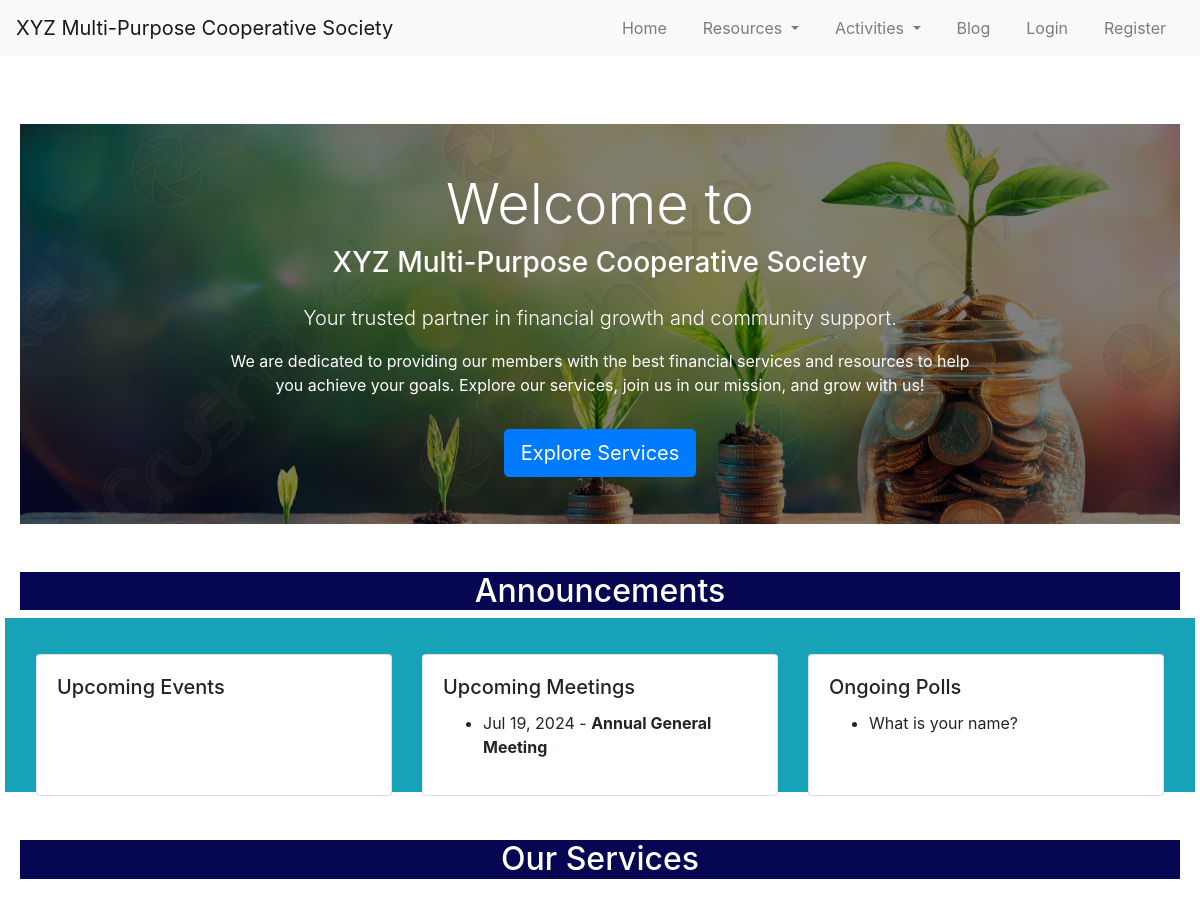
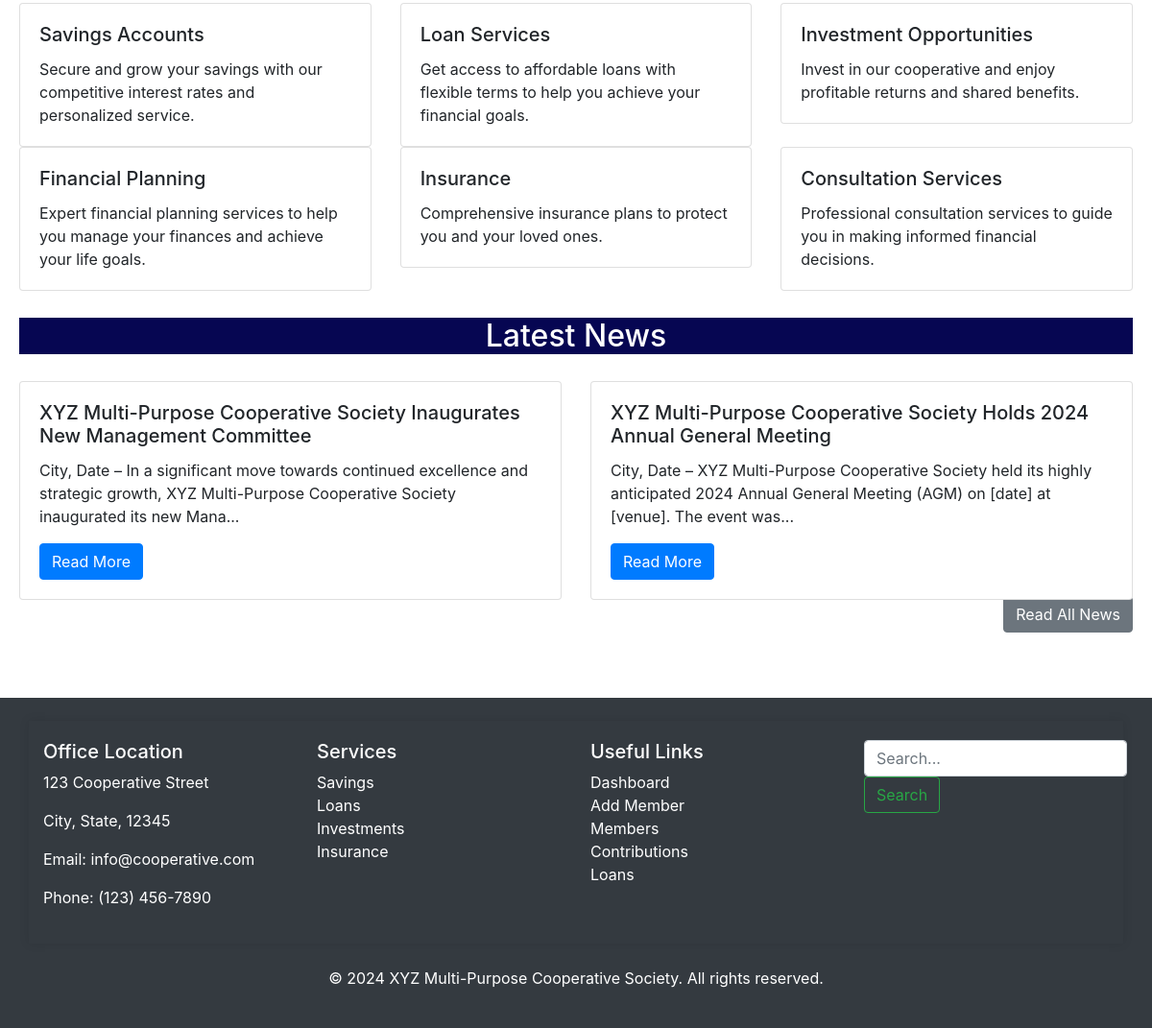
The page / on the database its author committed (2 pictures, top to bottom).
### models.py (models this page shows)
class Meeting(db.Model):
    id = db.Column(db.Integer, primary_key=True)
    title = db.Column(db.String(200), nullable=False)
    date = db.Column(db.DateTime, nullable=False)
    location = db.Column(db.String(200), nullable=False)
    description = db.Column(db.Text, nullable=True)

class Poll(db.Model):
    id = db.Column(db.Integer, primary_key=True)
    question = db.Column(db.String(200), nullable=False)
    date_created = db.Column(db.DateTime, nullable=False, default=datetime.utcnow)

class News(db.Model):
    id = db.Column(db.Integer, primary_key=True)
    title = db.Column(db.String(200), nullable=False)
    content = db.Column(db.Text, nullable=False)
    thumbnail =  db.Column(db.String(255), nullable=True)
    date_added = db.Column(db.DateTime, nullable=False, default=datetime.utcnow)

### routes.py (the view)
@app.route('/')
def index():
    events = Event.query.order_by(Event.date.desc()).all()
    meetings = Meeting.query.order_by(Meeting.date.desc()).all()
    polls = Poll.query.all()
    news_items = News.query.order_by(News.date_added.desc()).limit(3).all()
    return render_template('index.html',
                           events=events,
                           meetings=meetings,
                           polls=polls,
                           news_items=news_items)

### templates/index.html (shortened to what this page needs)
{% extends "base.html" %}
{% block content %}
<div class="ind_container mt-5">
<div class="photo-cover">
    <div class="overlay">
        <div class="row justify-content-center">
            <div class="col-md-8 text-center">
                <h1 class="display-4">Welcome to </h1>
                <h3 class="display-7">XYZ Multi-Purpose Cooperative Society</h3>
                <p class="lead mt-4">Your trusted partner in financial growth and community support.</p>
                <p>We are dedicated to providing our members with the best financial services and resources to help you achieve your goals. Explore our services, join us in our mission, and grow with us!</p>
                <a href="{{ url_for('services') }}" class="btn btn-primary btn-lg mt-3">Explore Services</a>
            </div>
        </div>
    </div>
</div>
    <div class="row mt-5">
        <div class="col-12">
            <div class="services">
            <h2>Announcements</h2>
        </div>
            <div class="card-deck bg-info p-3">
                <div class="card">
                    <div class="card-body">
                        <h5 class="card-title">Upcoming Events</h5>
                    </div>
                </div>
                <div class="card">
                    <div class="card-body">
                        <h5 class="card-title">Upcoming Meetings</h5>
                        <ul>
                            {% for meeting in meetings %}
                            <li>{{ meeting.date.strftime('%b %d, %Y') }} - <strong>{{ meeting.title }}</strong></li>
                            {% endfor %}
                        </ul>
                    </div>
                </div>
                <div class="card">
                    <div class="card-body">
                        <h5 class="card-title">Ongoing Polls</h5>
                        <ul>
                            {% for poll in polls %}
                            <li>{{ poll.question }}</li>
                            {% endfor %}
                        </ul>
                    </div>
                </div>
            </div>
        </div>
    </div>
    <div class="row mt-5">
        <div class="col-12">
            <div class="services">
                <h2>Our Services</h2>
            </div>
            <div class="row">
                <div class="col-md-4">
                    <div class="card">
                        <div class="card-body">
                            <h5 class="card-title">Savings Accounts</h5>
                            <p class="card-text">Secure and grow your savings with our competitive interest rates and personalized service.</p>
                        </div>
                    </div>
                </div>
                <div class="col-md-4">
                    <div class="card">
                        <div class="card-body">
                            <h5 class="card-title">Loan Services</h5>
                            <p class="card-text">Get access to affordable loans with flexible terms to help you achieve your financial goals.</p>
                        </div>
                    </div>
                </div>
                <div class="col-md-4">
                    <div class="card">
                        <div class="card-body">
                            <h5 class="card-title">Investment Opportunities</h5>
                            <p class="card-text">Invest in our cooperative and enjoy profitable returns and shared benefits.</p>
                        </div>
                    </div>
                </div>
                <div class="col-md-4">
                    <div class="card">
                        <div class="card-body">
                            <h5 class="card-title">Financial Planning</h5>
                            <p class="card-text">Expert financial planning services to help you manage your finances and achieve your life goals.</p>
                        </div>
                    </div>
                </div>
                <div class="col-md-4">
                    <div class="card">
                        <div class="card-body">
                            <h5 class="card-title">Insurance</h5>
                            <p class="card-text">Comprehensive insurance plans to protect you and your loved ones.</p>
                        </div>
                    </div>
                </div>
                <div class="col-md-4">
                    <div class="card">
                        <div class="card-body">
                            <h5 class="card-title">Consultation Services</h5>
                            <p class="card-text">Professional consultation services to guide you in making informed financial decisions.</p>
                        </div>
                    </div>
                </div>
            </div>
        </div>
    </div>
    <div class="row mt-5">
        <div class="col-12">
            <div class="services">
                <h2>Latest News</h2>
                </div>
            <div class="card-deck">
                {% for news_item in news_items %}
                <div class="card">
                    <div class="card-body">
                        <h5 class="card-title">{{ news_item.title }}</h5>
                        <p class="card-text">{{ news_item.content[:150] }}...</p>
                        <a href="{{ url_for('news_detail', news_id=news_item.id) }}" class="btn btn-primary">Read More</a>
                    </div>
                </div>
                {% endfor %}
            </div>
            <div class="mt-3 text-right">
                <a href="{{ url_for('blog') }}" class="btn btn-secondary">Read All News</a>
            </div>
        </div>
    </div>
</div>
{% endblock %}

### templates/base.html (shortened to what this page needs)
<!DOCTYPE html>
<html lang="en">
<head>
    <link rel="stylesheet" href="{{ url_for('static', filename='style.css') }}">
    <link rel="stylesheet" href="https://stackpath.bootstrapcdn.com/bootstrap/4.5.2/css/bootstrap.min.css">
    <link rel="stylesheet" href="https://cdnjs.cloudflare.com/ajax/libs/font-awesome/5.15.3/css/all.min.css">
    <link rel="stylesheet" href="https://cdn.jsdelivr.net/npm/flatpickr/dist/flatpickr.min.css">
</head>
<body>
    {% include 'navigation.html' %}
    <main>
        {% block content %}{% endblock %}
    </main>
    <footer class="bg-dark text-white mt-5 p-4">
        <div class="container">
            <div class="row">
                <div class="col-md-3">
                    <h5>Office Location</h5>
                    <p>123 Cooperative Street</p>
                    <p>City, State, 12345</p>
                    <p>Email: info@cooperative.com</p>
                    <p>Phone: (123) 456-7890</p>
                </div>
                <div class="col-md-3">
                    <h5>Services</h5>
                    <ul class="list-unstyled">
                        <li><a href="#" class="text-white">Savings</a></li>
                        <li><a href="#" class="text-white">Loans</a></li>
                        <li><a href="#" class="text-white">Investments</a></li>
                        <li><a href="#" class="text-white">Insurance</a></li>
                    </ul>
                </div>
                <div class="col-md-3">
                    <h5>Useful Links</h5>
                    <ul class="list-unstyled">
                        <li><a href="{{ url_for('dashboard') }}" class="text-white">Dashboard</a></li>
                        <li><a href="{{ url_for('members') }}" class="text-white">Add Member</a></li>
                        <li><a href="{{ url_for('members_list') }}" class="text-white">Members</a></li>
                        <li><a href="{{ url_for('contributions') }}" class="text-white">Contributions</a></li>
                        <li><a href="{{ url_for('loans') }}" class="text-white">Loans</a></li>
                    </ul>
                </div>
                <div class="col-md-3">
                    <form class="form-inline" action="{{ url_for('search') }}" method="GET">
                        <input class="form-control mr-sm-2" type="search" name="query" placeholder="Search..." aria-label="Search">
                        <button class="btn btn-outline-success my-2 my-sm-0" type="submit">Search</button>
                    </form>
                </div>
            </div>
        </div>
        <div class="text-center mt-4">
            <p>© 2024 XYZ Multi-Purpose Cooperative Society. All rights reserved.</p>
        </div>
    </footer>
</body>
</html>

### templates/navigation.html (shortened to what this page needs)
<nav class="navbar navbar-expand-lg navbar-light bg-light">
    <a class="navbar-brand" href="{{ url_for('index') }}">XYZ Multi-Purpose Cooperative Society</a>
    <div class="collapse navbar-collapse" id="navbarNav">
        <ul class="navbar-nav ml-auto">
            <li class="nav-item">
                <a class="nav-link" href="{{ url_for('index') }}">Home</a>
            </li>
            <li class="nav-item dropdown">
                <a class="nav-link dropdown-toggle" href="#" id="resourcesDropdown" role="button" data-toggle="dropdown" aria-haspopup="true" aria-expanded="false">
                    Resources
                </a>
            </li>
            <li class="nav-item dropdown">
                <a class="nav-link dropdown-toggle" href="#" id="activitiesDropdown" role="button" data-toggle="dropdown" aria-haspopup="true" aria-expanded="false">
                    Activities
                </a>
            </li>
            {% if current_user.is_authenticated %}
            <li class="nav-item dropdown">
                <a class="nav-link dropdown-toggle" href="#" id="membershipDropdown" role="button" data-toggle="dropdown" aria-haspopup="true" aria-expanded="false">
                    Membership
                </a>
                <div class="dropdown-menu" aria-labelledby="membershipDropdown">
                    <a class="dropdown-item" href="{{ url_for('members') }}">New Member</a>
                    <a class="dropdown-item" href="{{ url_for('loans') }}">Apply for Loan</a>
                    <a class="dropdown-item" href="{{ url_for('contributions') }}">Contributions</a>
                    <a class="dropdown-item" href="{{ url_for('members_list') }}">Members</a>
                </div>
            </li>
            <li class="nav-item">
                <a class="nav-link" href="{{ url_for('management_committee') }}">Management</a>
            </li>
            <li class="nav-item dropdown">
                <a class="nav-link dropdown-toggle" href="#" id="financialsDropdown" role="button" data-toggle="dropdown" aria-haspopup="true" aria-expanded="false">
                    Dashboard
                </a>
                <div class="dropdown-menu" aria-labelledby="financialsDropdown">
                    <a class="dropdown-item" href="{{ url_for('dashboard') }}">Dashboard</a>
                    <a class="dropdown-item" href="{{ url_for('meeting_list') }}">Scheduled Meetings</a>
                    <a class="dropdown-item" href="{{ url_for('financial_reports') }}">Financial Report</a>
                    <a class="dropdown-item" href="{{ url_for('upload_document') }}">Add Documents</a>
                    <a class="dropdown-item" href="{{ url_for('add_news') }}">Add News Report</a>
                </div>
            </li>
            <li class="nav-item">
                <a class="nav-link" href="{{ url_for('logout') }}">Logout</a>
            </li>
            {% else %}
            <li class="nav-item">
                <a class="nav-link" href="{{ url_for('blog') }}">Blog</a>
            </li>
            <li class="nav-item">
                <a class="nav-link" href="{{ url_for('login') }}">Login</a>
            </li>
            <li class="nav-item">
                <a class="nav-link" href="{{ url_for('register') }}">Register</a>
            </li>
            {% endif %}
        </ul>
    </div>
</nav>

### static/style.css (style rules this page uses)
body { font-family: Arial, sans-serif; margin: 0; padding: 0; }
nav ul { list-style: none; padding: 0; margin: 0; display: flex; justify-content: center; }
nav ul li { margin: 0 10px; }
nav ul li a { color: white; text-decoration: none; }
main { padding: 20px; }
body { font-family: Arial, sans-serif; margin: 0; padding: 0; background-color: #f4f4f4; }
.container { width: 80%; margin: 0 auto; padding: 20px; box-shadow: 0 0 10px rgba(0, 0, 0, 0.1); }
h2 { text-align: center; margin-bottom: 20px; }
.services { background-color:rgb(6, 6, 82); color: white; }
.photo-cover { position: relative; background: url('/static/images/money.jpg') no-repeat center center / cover; height: 400px; display: flex; align-items: center; justify-content: center; color: white; }
.overlay { position: absolute; top: 0; left: 0; right: 0; bottom: 0; background: rgba(0, 0, 0, 0.5); display: flex; align-items: center; justify-content: center; text-align: center; }
.photo-cover h1, .photo-cover h3, .photo-cover p, .photo-cover .btn { z-index: 1; }
h2, p { transition: all 0.3s ease; }
.card { transform: translateY(20px); transition: all 0.5s ease-in-out; }

### rows shown on the page
Meeting: date "Jul 19, 2024", title "Annual General Meeting"
Poll: question "What is your name?"
News: title "XYZ Multi-Purpose Cooperative Society Inaugurates New Management Committee", content "City, Date – In a significant move towards continued excellence and strategic growth, XYZ Multi-Purpose Cooperative Society inaugurated its new Mana"
News: title "XYZ Multi-Purpose Cooperative Society Holds 2024 Annual General Meeting", content "City, Date – XYZ Multi-Purpose Cooperative Society held its highly anticipated 2024 Annual General Meeting (AGM) on [date] at [venue]. The event was"
